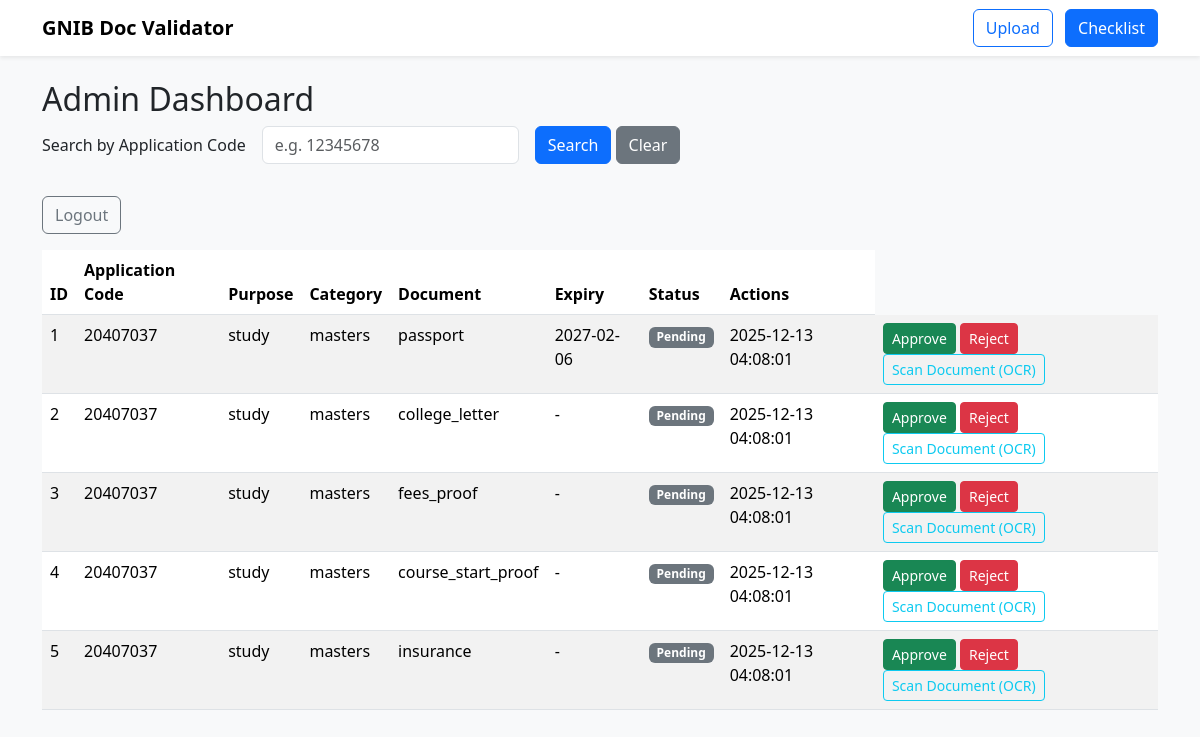
The app's page /admin (signed in), older data.
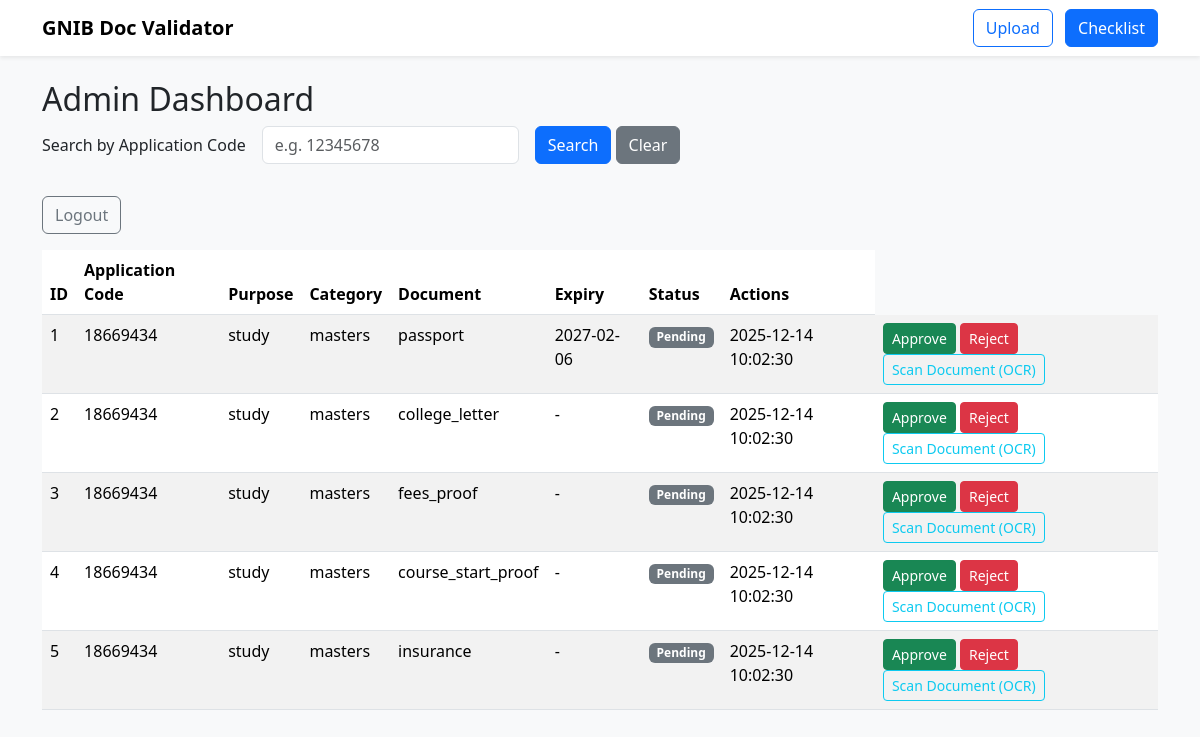
The same page, newer data.
### tables this page shows
CREATE TABLE uploads (
            id INTEGER PRIMARY KEY AUTOINCREMENT,
            application_code TEXT NOT NULL,
            purpose TEXT NOT NULL,
            category TEXT NOT NULL,
            doc_type TEXT NOT NULL,
            filename TEXT NOT NULL,
            expiry_date TEXT,
            status TEXT NOT NULL DEFAULT 'pending',
            uploaded_at TEXT NOT NULL
        );

### app.py (the view)
@app.route("/admin")
def admin_dashboard():
    if not require_admin():
        return redirect(url_for("admin_login"))
    search_code = request.args.get("code", "").strip()
    conn = get_db_connection()
    cur = conn.cursor()
    if search_code:
        cur.execute(
            """
            SELECT id, application_code, purpose, category,
                   doc_type, filename, expiry_date, status, uploaded_at
            FROM uploads
            WHERE application_code = ?
            ORDER BY uploaded_at DESC
            """,
            (search_code,),
        )
    else:
        cur.execute(
            """
            SELECT id, application_code, purpose, category,
                   doc_type, filename, expiry_date, status, uploaded_at
            FROM uploads
            ORDER BY uploaded_at DESC
            """
        )
    uploads = cur.fetchall()
    conn.close()
    return render_template(
        "admin_dashboard.html",
        uploads=uploads,
        search_code=search_code,
    )
    return render_template("admin_dashboard.html", uploads=uploads)

### app.py (called while the page is built)
def get_db_connection():
    conn = sqlite3.connect(DB_PATH)
    conn.row_factory = sqlite3.Row
    return conn

def require_admin():
    return bool(session.get("admin_logged_in"))

### templates/admin_dashboard.html (shortened to what this page needs)
{% extends "base.html" %} {% block content %}
<h2>Admin Dashboard</h2>
<form
  class="row g-3 mb-3"
  method="get"
  action="{{ url_for('admin_dashboard') }}"
>
  <div class="col-auto">
    <label for="code" class="col-form-label">Search by Application Code</label>
  </div>
  <div class="col-auto">
    <input
      type="text"
      class="form-control"
      id="code"
      name="code"
      placeholder="e.g. 12345678"
      value="{{ search_code or '' }}"
    />
  </div>
  <div class="col-auto">
    <button type="submit" class="btn btn-primary mb-3">Search</button>
    <a href="{{ url_for('admin_dashboard') }}" class="btn btn-secondary mb-3">
      Clear
    </a>
  </div>
</form>
<a href="{{ url_for('admin_logout') }}" class="btn btn-outline-secondary mb-3">
  Logout
</a>
<table class="table table-striped">
  <thead>
    <tr>
      <th>ID</th>
      <th>Application Code</th>
      <th>Purpose</th>
      <th>Category</th>
      <th>Document</th>
      <th>Expiry</th>
      <th>Status</th>
      <th>Actions</th>
    </tr>
  </thead>
  <tbody>
    {% for row in uploads %}
    <tr>
      <td>{{ row.id }}</td>
      <td>{{ row.application_code }}</td>
      <td>{{ row.purpose }}</td>
      <td>{{ row.category }}</td>
      <td>{{ row.doc_type }}</td>
      <td>{{ row.expiry_date or '-' }}</td>
      <td>
        {% if row.status == 'approved' %}
        <span class="badge bg-success">Approved</span>
        {% elif row.status == 'rejected' %}
        <span class="badge bg-danger">Rejected</span>
        {% else %}
        <span class="badge bg-secondary">Pending</span>
        {% endif %}
      </td>
      <td>{{ row.uploaded_at }}</td>
      <td>
        <a
          href="{{ url_for('admin_approve', upload_id=row.id) }}"
          class="btn btn-sm btn-success"
          >Approve</a
        >
        <a
          href="{{ url_for('admin_reject', upload_id=row.id) }}"
          class="btn btn-sm btn-danger"
          >Reject</a
        >
        <a
          href="{{ url_for('admin_scan', upload_id=row.id) }}"
          class="btn btn-sm btn-outline-info"
        >
          Scan Document (OCR)
        </a>
      </td>
    </tr>
    {% endfor %}
  </tbody>
</table>
{% endblock %}

Row changes from the older to the newer data that the page shows:
changed uploads "passport": application_code "20407037" → "18669434"; uploaded_at "2025-12-13 04:08:01" → "2025-12-14 10:02:30"
changed uploads "college_letter": application_code "20407037" → "18669434"; uploaded_at "2025-12-13 04:08:01" → "2025-12-14 10:02:30"
changed uploads "fees_proof": application_code "20407037" → "18669434"; uploaded_at "2025-12-13 04:08:01" → "2025-12-14 10:02:30"
changed uploads "course_start_proof": application_code "20407037" → "18669434"; uploaded_at "2025-12-13 04:08:01" → "2025-12-14 10:02:30"
changed uploads "insurance": application_code "20407037" → "18669434"; uploaded_at "2025-12-13 04:08:01" → "2025-12-14 10:02:30"
